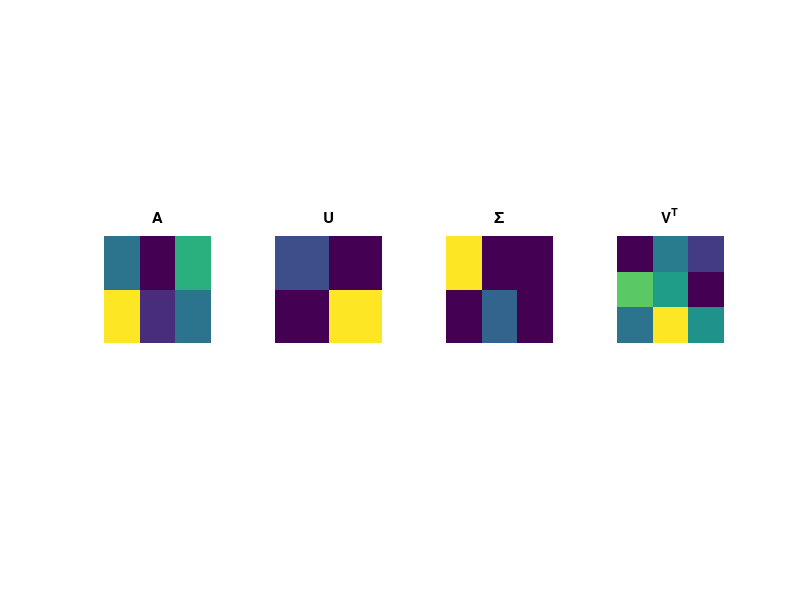
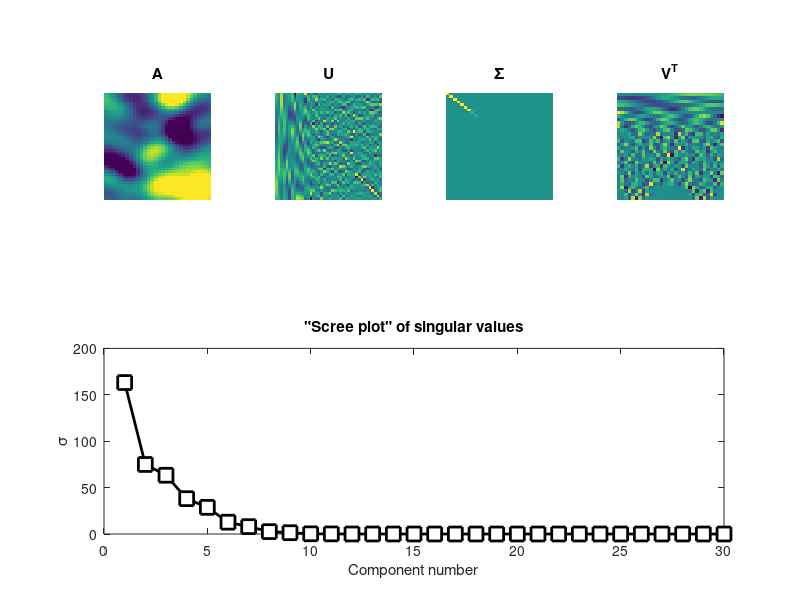
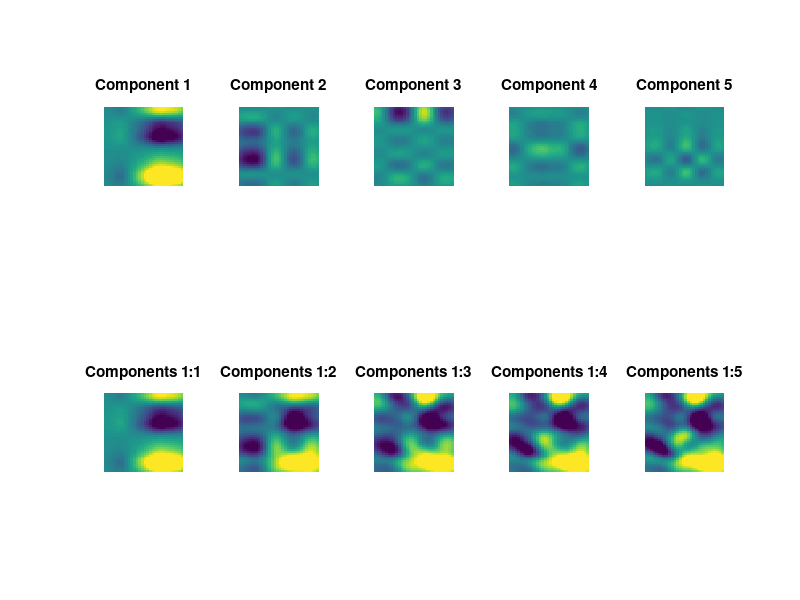
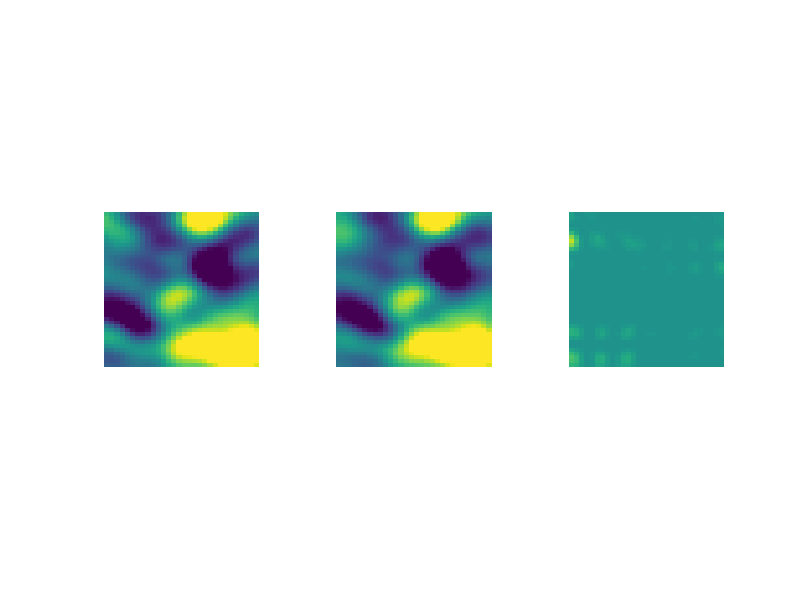

Write the MATLAB code that produced these figures, in order.
%%
%     COURSE: Linear algebra: theory and implementation
%    SECTION: Singular value decomposition
%      VIDEO: Singular value decomposition
% Instructor: sincxpress.com
% Course url: https://www.udemy.com/course/linear-algebra-theory-and-implementation/?couponCode=202110
% 
%%

% the matrix
A = [3 0 5; 8 1 3];

[U,S,V] = svd(A);

figure(1), clf
subplot(141), imagesc(A)
axis square, axis off, title('A')

subplot(142), imagesc(U)
axis square, axis off, title('U')

subplot(143), imagesc(S)
axis square, axis off, title('\Sigma')

subplot(144), imagesc(V')
axis square, axis off, title('V^T')

%%
%     COURSE: Linear algebra: theory and implementation
%    SECTION: Singular value decomposition
%      VIDEO: Relation between singular values and eigenvalues
% Instructor: sincxpress.com
% 
%%


%% case 1: eig(A'A) vs. svd(A)

A = [ 3 1 0; 1 1 0];

[ sort(nonzeros(eig(A'*A))) sort(svd(A)).^2 ]


%% case 2: eig(A'A) vs. svd(A'A)

[ sort(eig(A'*A)) sort(svd(A'*A)) ]

%% case 3a: eig(A) vs. svd(A), real-valued eigs

% need a square matrix for eig
A = [ 3 1 0; 1 1 0; 1 1 1];

[ sort(eig(A)) sort(svd(A)) ]

%% case 3b: eig(A) vs. svd(A), complex eigs

% random matrices are likely to give complex eigenvalues
A = randn(3);
[ sort(eig(A)) sort(svd(A)) ]



%%
%     COURSE: Linear algebra: theory and implementation
%    SECTION: Singular value decomposition
%      VIDEO: Spectral theory of matrices
% Instructor: sincxpress.com
% 
%%

% matrix sizes
m = 40;
n = 30;

% define a 2D Gaussian for smoothing
k = round((m+n)/4);
[X,Y] = meshgrid(linspace(-3,3,k));
g2d = exp( -(X.^2 + Y.^2)/(k/8) );


% matrix
A = conv2(randn(m,n),g2d,'same');

% SVD
[U,S,V] = svd(A);


% color limit based on matrix range
clim = [-.5 .5]*max(abs(A(:)));

% show the constituent matrices
figure(2), clf
subplot(241), imagesc(A)
axis square, axis off, title('A')
set(gca,'clim',clim)

subplot(242), imagesc(U)
axis square, axis off, title('U')

subplot(243), imagesc(S)
axis square, axis off, title('\Sigma')
set(gca,'clim',clim)

subplot(244), imagesc(V')
axis square, axis off, title('V^T')

subplot(212)
plot(diag(S),'ks-','linew',2,'markersize',10,'markerfacecolor','w')
xlabel('Component number'), ylabel('\sigma')
title('"Scree plot" of singular values')

%% now show the first 5 "layers" separately

figure(3), clf

rank1mats = zeros(5,m,n);

for i=1:5
    
    % create rank1 matrix
    rank1mats(i,:,:) = U(:,i)*S(i,i)*V(:,i)';
    
    subplot(2,5,i)
    imagesc(squeeze(rank1mats(i,:,:)))
    axis square, axis off
    set(gca,'clim',clim)
    title([ 'Component ' num2str(i) ])
    
    subplot(2,5,i+5)
    imagesc(squeeze(sum(rank1mats(1:i,:,:),1)))
    axis square, axis off
    set(gca,'clim',clim)
    title([ 'Components 1:' num2str(i) ])
end

%%
%     COURSE: Linear algebra: theory and implementation
%    SECTION: Singular value decomposition
%      VIDEO: SVD for low-rank approximations
% Instructor: sincxpress.com
% 
%%

%%% NOTE: run the code above to generate the data and SVD

% number of components (singular "layers") to keep
nComps = 5;

% reduced matrices
Ur = U(:,1:nComps);
Sr = S(1:nComps,1:nComps);
Vr = V(:,1:nComps);

% low-rank apporoximation
reconImage = Ur*Sr*Vr';

% rank (confirm same as nComps)
rank(reconImage)

% error map and percent difference from original matrix
errormap = (reconImage-A).^2;
pctdiff  = 100*norm(reconImage-A)/norm(A);

% show the results!
figure(4), clf
subplot(131), imagesc(A)
axis square, axis off
set(gca,'clim',clim)

subplot(132), imagesc(reconImage)
axis square, axis off
set(gca,'clim',clim)

subplot(133), imagesc(errormap)
axis square, axis off
set(gca,'clim',clim)


% put SVD results into structure (ease of size comparison)
mapRecn.U = Ur;
mapRecn.S = Sr;
mapRecn.V = Vr;

% get variable information
reconsize = whos('mapRecn');
origsize  = whos('A');

% display compression
disp([ num2str(100-100*reconsize.bytes/origsize.bytes) '% compression and ' ...
       num2str(pctdiff) '% error for r=' num2str(nComps) ' low-rank approximation.' ])
   

%%
%     COURSE: Linear algebra: theory and implementation
%    SECTION: Singular value decomposition
%      VIDEO: Convert singular values to percent variance
% Instructor: sincxpress.com
% 
%%

% matrix sizes
m = 40;
n = 30;

% define a 2D Gaussian for smoothing
k = round((m+n)/4);
[X,Y] = meshgrid(linspace(-3,3,k));
g2d = exp( -(X.^2 + Y.^2)/(k/8) );


% matrix
A = conv2(randn(m,n),g2d,'same');

%%

Ascaled = A*1;

% SVD (need only singular values)
s = svd(Ascaled);

% convert to percent variance
spct = 100*s/sum(s);

% plot the singular values for comparison
figure(6), clf
subplot(211)
plot(s,'ks-','linew',2,'markersize',10,'markerfacecolor','w')
xlabel('Component number'), ylabel('\sigma')
title('Raw singular values')

subplot(212)
plot(spct,'ks-','linew',2,'markersize',10,'markerfacecolor','w')
xlabel('Component number'), ylabel('\sigma (% of total)')
title('Percent-change-normalized singular values')


%%
%     COURSE: Linear algebra: theory and implementation
%    SECTION: Singular value decomposition
%      VIDEO: SVD, matrix inverse, and pseudoinverse
% Instructor: sincxpress.com
% 
%%


% the matrix
A = [ 1 2 3;
      1 2 4; % hint: change 2->0 for invertible matrix to test
      1 2 5];
  
% SVD
[U,S,V] = svd(A);

% pseudoinvert S
nonzeroels = S>eps; % find nonzero elements
S(nonzeroels) = 1./S(nonzeroels); % invert only those elements

% now pseudoinvert A
Ai = V*S*U';

% it's sortof close to I...?
Ai*A

% compute with MATLAB's pinv
[ Ai pinv(A) ]


%%
%     COURSE: Linear algebra: theory and implementation
%    SECTION: Singular value decomposition
%      VIDEO: Condition number of a matrix
% Instructor: sincxpress.com
% 
%%


% matrix sizes
m = 40;

% define a 2D Gaussian for smoothing
k     = round(m/2); % try denominators from .1 to 10
[X,Y] = meshgrid(linspace(-3,3,k));
g2d   = exp( -(X.^2 + Y.^2)/(k/8) );

% matrix
A = randn(m);
A = conv2(randn(m),g2d,'same');


% SVD (we need only the singular values,
%      not the singular vectors)
s = svd(A);

% compute condition number
condnum = s(1)/s(end);

% or let MATLAB do it:
%condnum = cond(A);

% show the matrix
figure(6), clf
subplot(211)
imagesc(A), axis square, axis off
title([ 'Condition number: ' num2str(condnum) ])

subplot(212)
plot(s,'ks-','linew',2,'markersize',10,'markerfacecolor','w')
xlabel('Component number'), ylabel('\sigma')
title('"Scree plot" of singular values')

%% sphere created from a 3x3 matrix to illustrate the "spread" idea

% the transformation matrix T
T = eye(3);
% T(end) = .5;

% create the spherical coordinates
[x,y,z] = sphere;

% impose the transformation matrix onto the sphere coordinates
M = [x(:) y(:) z(:)]';
TM = T*M;

% reshape back to new coordinates
xp = reshape(TM(1,:),[21 21]); % note: 21 is default resolution for sphere function
yp = reshape(TM(2,:),[21 21]);
zp = reshape(TM(3,:),[21 21]);

% and plot
figure(7), clf
surf(xp,yp,zp)
shading interp

axis([-1 1 -1 1 -1 1])
axis square, rotate3d on
title([ 'Transformation matrix \kappa: ' num2str(cond(T)) ])

%% done.

% Interested in more courses? See sincxpress.com 
% Use code MXC-DISC4ALL for the lowest price for all courses.
